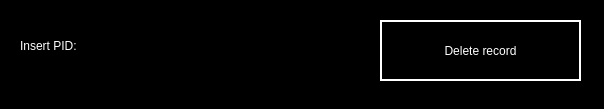
<?xml version="1.0" encoding="UTF-8"?>
<ui version="4.0">
 <class>MainWindow</class>
 <widget class="QMainWindow" name="MainWindow">
  <property name="geometry">
   <rect>
    <x>0</x>
    <y>0</y>
    <width>604</width>
    <height>109</height>
   </rect>
  </property>
  <property name="windowTitle">
   <string>MainWindow</string>
  </property>
  <property name="styleSheet">
   <string notr="true">background-color: rgb(0, 0, 0);</string>
  </property>
  <widget class="QWidget" name="centralwidget">
   <widget class="QPushButton" name="pushButton_17">
    <property name="geometry">
     <rect>
      <x>380</x>
      <y>20</y>
      <width>201</width>
      <height>61</height>
     </rect>
    </property>
    <property name="styleSheet">
     <string notr="true">QPushButton	{
	background-color: rgb(0, 0, 0);
	color: rgb(255, 255, 255);
	font: 75 14pt &quot;Bahnschrift&quot;;
	border: 2px solid rgb(255, 255, 255);
}

QPushButton:hover  {
	background-color: rgb(255, 255, 255);
	color: rgb(0, 0, 0);
	font: 75 14pt &quot;Bahnschrift&quot;;
	border: 2px solid rgb(255, 255, 255);
}</string>
    </property>
    <property name="text">
     <string>Delete record</string>
    </property>
   </widget>
   <widget class="QLabel" name="label">
    <property name="geometry">
     <rect>
      <x>20</x>
      <y>20</y>
      <width>131</width>
      <height>51</height>
     </rect>
    </property>
    <property name="styleSheet">
     <string notr="true">QLabel {
	
	font: 18pt &quot;Bahnschrift&quot;;
	color: rgb(255, 255, 255);
}</string>
    </property>
    <property name="text">
     <string>Insert PID:</string>
    </property>
   </widget>
   <widget class="QLineEdit" name="lineEdit">
    <property name="geometry">
     <rect>
      <x>170</x>
      <y>20</y>
      <width>201</width>
      <height>61</height>
     </rect>
    </property>
    <property name="styleSheet">
     <string notr="true">QLineEdit {
	
	font: 18pt &quot;Bahnschrift&quot;;
	color: rgb(255, 255, 255);
}</string>
    </property>
   </widget>
  </widget>
 </widget>
 <resources/>
 <connections/>
</ui>
